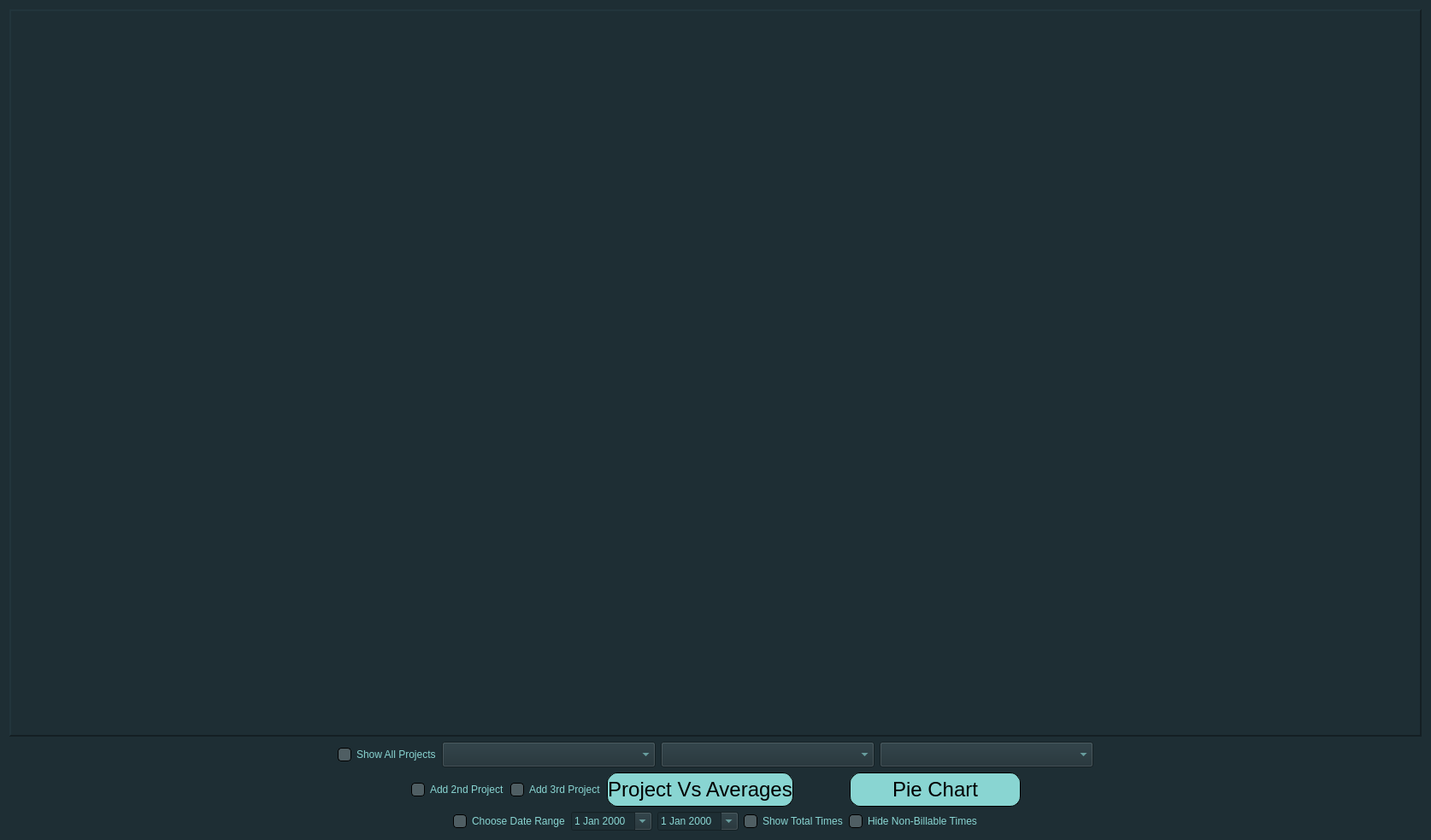
<?xml version="1.0" encoding="UTF-8"?>
<ui version="4.0">
 <class>PhaseAveragesWindow</class>
 <widget class="QWidget" name="PhaseAveragesWindow">
  <property name="geometry">
   <rect>
    <x>0</x>
    <y>0</y>
    <width>1674</width>
    <height>983</height>
   </rect>
  </property>
  <property name="windowTitle">
   <string>Form</string>
  </property>
  <property name="styleSheet">
   <string notr="true">QWidget{
	background-color: #1E2E34;
}
QComboBox{
	color: #89D5D2;
	background-color: #1E2E34;
}
QComboBox QAbstractItemView{
	color: #89D5D2;
	background-color: #1E2E34;
}
QCheckBox::indicator {
	background-color: #4F5E63;
	border-radius: 4px;
	border: 1px solid black;
	width: 14px;
	height: 14px;
}
QCheckBox::indicator::checked{
	background-color: #008080;
	border-radius: 4px;
	border: 1px solid black;
	width: 14px;
	height: 14px;
}
QHeaderView::section {
	color: white;
	background-color: #1E2E34;
	border: 1px solid black;
}
QTimeEdit{
	color: #89D5D2;
	background-color: #1E2E34;
}</string>
  </property>
  <layout class="QVBoxLayout" name="verticalLayout">
   <item>
    <widget class="QFrame" name="phaseHoursFrame">
     <property name="sizePolicy">
      <sizepolicy hsizetype="Expanding" vsizetype="Expanding">
       <horstretch>0</horstretch>
       <verstretch>0</verstretch>
      </sizepolicy>
     </property>
     <property name="frameShape">
      <enum>QFrame::Shape::Panel</enum>
     </property>
     <property name="frameShadow">
      <enum>QFrame::Shadow::Raised</enum>
     </property>
     <property name="lineWidth">
      <number>2</number>
     </property>
     <property name="midLineWidth">
      <number>1</number>
     </property>
     <layout class="QGridLayout" name="gridLayout">
      <item row="0" column="0">
       <widget class="AnalyticsChartDesigner" name="PhaseAverageWidget" native="true"/>
      </item>
     </layout>
    </widget>
   </item>
   <item>
    <layout class="QHBoxLayout" name="horizontalLayout">
     <item>
      <spacer name="horizontalSpacer">
       <property name="orientation">
        <enum>Qt::Orientation::Horizontal</enum>
       </property>
       <property name="sizeType">
        <enum>QSizePolicy::Policy::Expanding</enum>
       </property>
       <property name="sizeHint" stdset="0">
        <size>
         <width>200</width>
         <height>20</height>
        </size>
       </property>
      </spacer>
     </item>
     <item>
      <widget class="QCheckBox" name="ShowAllProjectsChkBx">
       <property name="styleSheet">
        <string notr="true">QCheckBox{
	color : #89D5D2;
}</string>
       </property>
       <property name="text">
        <string>Show All Projects</string>
       </property>
      </widget>
     </item>
     <item>
      <widget class="QComboBox" name="ProjectComboBox">
       <property name="sizePolicy">
        <sizepolicy hsizetype="Fixed" vsizetype="Fixed">
         <horstretch>150</horstretch>
         <verstretch>150</verstretch>
        </sizepolicy>
       </property>
       <property name="minimumSize">
        <size>
         <width>250</width>
         <height>30</height>
        </size>
       </property>
      </widget>
     </item>
     <item>
      <widget class="QComboBox" name="Project2ComboBox">
       <property name="sizePolicy">
        <sizepolicy hsizetype="Fixed" vsizetype="Fixed">
         <horstretch>150</horstretch>
         <verstretch>200</verstretch>
        </sizepolicy>
       </property>
       <property name="minimumSize">
        <size>
         <width>250</width>
         <height>30</height>
        </size>
       </property>
      </widget>
     </item>
     <item>
      <widget class="QComboBox" name="Project3ComboBox">
       <property name="sizePolicy">
        <sizepolicy hsizetype="Fixed" vsizetype="Fixed">
         <horstretch>150</horstretch>
         <verstretch>200</verstretch>
        </sizepolicy>
       </property>
       <property name="minimumSize">
        <size>
         <width>250</width>
         <height>30</height>
        </size>
       </property>
      </widget>
     </item>
     <item>
      <spacer name="horizontalSpacer_2">
       <property name="orientation">
        <enum>Qt::Orientation::Horizontal</enum>
       </property>
       <property name="sizeHint" stdset="0">
        <size>
         <width>300</width>
         <height>20</height>
        </size>
       </property>
      </spacer>
     </item>
    </layout>
   </item>
   <item>
    <layout class="QHBoxLayout" name="horizontalLayout_2">
     <item>
      <spacer name="horizontalSpacer_3">
       <property name="orientation">
        <enum>Qt::Orientation::Horizontal</enum>
       </property>
       <property name="sizeType">
        <enum>QSizePolicy::Policy::MinimumExpanding</enum>
       </property>
       <property name="sizeHint" stdset="0">
        <size>
         <width>230</width>
         <height>20</height>
        </size>
       </property>
      </spacer>
     </item>
     <item>
      <widget class="QCheckBox" name="Show2ndProjectChkBx">
       <property name="styleSheet">
        <string notr="true">QCheckBox{
	color : #89D5D2;
}</string>
       </property>
       <property name="text">
        <string>Add 2nd Project</string>
       </property>
      </widget>
     </item>
     <item>
      <widget class="QCheckBox" name="Show3rdProjectChkBx">
       <property name="styleSheet">
        <string notr="true">QCheckBox{
	color : #89D5D2;
}</string>
       </property>
       <property name="text">
        <string>Add 3rd Project</string>
       </property>
      </widget>
     </item>
     <item>
      <widget class="QPushButton" name="ProjectVsAveragesBtn">
       <property name="sizePolicy">
        <sizepolicy hsizetype="Fixed" vsizetype="Fixed">
         <horstretch>20</horstretch>
         <verstretch>0</verstretch>
        </sizepolicy>
       </property>
       <property name="minimumSize">
        <size>
         <width>200</width>
         <height>40</height>
        </size>
       </property>
       <property name="font">
        <font>
         <pointsize>18</pointsize>
        </font>
       </property>
       <property name="styleSheet">
        <string notr="true">QPushButton{
	border-radius: 12px;
	border: 1px solid black;
	background-color: #89D5D2;
	color: black;
}

QPushButton:hover{
	background-color: #6FB5B2;
}

QPushButton:pressed {
	background-color: #5A9695
}</string>
       </property>
       <property name="text">
        <string>Project Vs Averages</string>
       </property>
      </widget>
     </item>
     <item>
      <spacer name="horizontalSpacer_5">
       <property name="orientation">
        <enum>Qt::Orientation::Horizontal</enum>
       </property>
       <property name="sizeType">
        <enum>QSizePolicy::Policy::Fixed</enum>
       </property>
       <property name="sizeHint" stdset="0">
        <size>
         <width>60</width>
         <height>20</height>
        </size>
       </property>
      </spacer>
     </item>
     <item>
      <widget class="QPushButton" name="PieToBarBtn">
       <property name="sizePolicy">
        <sizepolicy hsizetype="Fixed" vsizetype="Fixed">
         <horstretch>20</horstretch>
         <verstretch>0</verstretch>
        </sizepolicy>
       </property>
       <property name="minimumSize">
        <size>
         <width>200</width>
         <height>40</height>
        </size>
       </property>
       <property name="font">
        <font>
         <pointsize>18</pointsize>
        </font>
       </property>
       <property name="styleSheet">
        <string notr="true">QPushButton{
	border-radius: 12px;
	border: 1px solid black;
	background-color: #89D5D2;
	color: black;
}

QPushButton:hover{
	background-color: #6FB5B2;
}

QPushButton:pressed {
	background-color: #5A9695
}</string>
       </property>
       <property name="text">
        <string>Pie Chart</string>
       </property>
      </widget>
     </item>
     <item>
      <spacer name="horizontalSpacer_4">
       <property name="orientation">
        <enum>Qt::Orientation::Horizontal</enum>
       </property>
       <property name="sizeType">
        <enum>QSizePolicy::Policy::MinimumExpanding</enum>
       </property>
       <property name="sizeHint" stdset="0">
        <size>
         <width>370</width>
         <height>20</height>
        </size>
       </property>
      </spacer>
     </item>
    </layout>
   </item>
   <item>
    <layout class="QHBoxLayout" name="horizontalLayout_3">
     <item>
      <spacer name="horizontalSpacer_6">
       <property name="orientation">
        <enum>Qt::Orientation::Horizontal</enum>
       </property>
       <property name="sizeType">
        <enum>QSizePolicy::Policy::MinimumExpanding</enum>
       </property>
       <property name="sizeHint" stdset="0">
        <size>
         <width>400</width>
         <height>20</height>
        </size>
       </property>
      </spacer>
     </item>
     <item>
      <widget class="QCheckBox" name="ChoseDateChkBx">
       <property name="styleSheet">
        <string notr="true">QCheckBox{
	color : #89D5D2;
}</string>
       </property>
       <property name="text">
        <string>Choose Date Range</string>
       </property>
      </widget>
     </item>
     <item>
      <widget class="QDateEdit" name="StartDateEdit">
       <property name="sizePolicy">
        <sizepolicy hsizetype="Fixed" vsizetype="Fixed">
         <horstretch>30</horstretch>
         <verstretch>0</verstretch>
        </sizepolicy>
       </property>
       <property name="styleSheet">
        <string notr="true">QDateEdit{
	color: #89D5D2;
	background-color: #1E2E34;
}
QCalendarWidget QAbstractItemView {
    background-color: #1E2E34;
    color: #89D5D2;
}
QCalendarWidget QWidget {
    background-color: #1E2E34;
    color: #89D5D2;
}

QCalendarWidget QToolButton {
    color: #89D5D2;
    background-color: #1E2E34;
}

QCalendarWidget QAbstractItemView:enabled {
    color: #89D5D2;
    background-color: #1E2E34;
    selection-background-color: #4F5E63;
    selection-color: #89D5D2;
}
QCalendarWidget QHeaderView {
    color: #89D5D2;
    background-color: #1E2E34;
}

QCalendarWidget qt_calendar_calendarview QHeaderView::section {
    color: #89D5D2;
    background-color: #1E2E34;
}</string>
       </property>
       <property name="currentSection">
        <enum>QDateTimeEdit::Section::MonthSection</enum>
       </property>
       <property name="calendarPopup">
        <bool>true</bool>
       </property>
      </widget>
     </item>
     <item>
      <widget class="QDateEdit" name="EndDateEdit">
       <property name="sizePolicy">
        <sizepolicy hsizetype="Fixed" vsizetype="Fixed">
         <horstretch>20</horstretch>
         <verstretch>0</verstretch>
        </sizepolicy>
       </property>
       <property name="styleSheet">
        <string notr="true">QDateEdit{
	color: #89D5D2;
	background-color: #1E2E34;
}
QCalendarWidget QAbstractItemView {
    background-color: #1E2E34;
    color: #89D5D2;
}
QCalendarWidget QWidget {
    background-color: #1E2E34;
    color: #89D5D2;
}

QCalendarWidget QToolButton {
    color: #89D5D2;
    background-color: #1E2E34;
}

QCalendarWidget QAbstractItemView:enabled {
    color: #89D5D2;
    background-color: #1E2E34;
    selection-background-color: #4F5E63;
    selection-color: #89D5D2;
}
QCalendarWidget QHeaderView {
    color: #89D5D2;
    background-color: #1E2E34;
}

QCalendarWidget qt_calendar_calendarview QHeaderView::section {
    color: #89D5D2;
    background-color: #1E2E34;
}</string>
       </property>
       <property name="calendarPopup">
        <bool>true</bool>
       </property>
      </widget>
     </item>
     <item>
      <widget class="QCheckBox" name="AvgTotalTimeChkBx">
       <property name="styleSheet">
        <string notr="true">QCheckBox{
	color : #89D5D2;
}</string>
       </property>
       <property name="text">
        <string>Show Total Times</string>
       </property>
      </widget>
     </item>
     <item>
      <widget class="QCheckBox" name="NonBillableTimesChkBx">
       <property name="styleSheet">
        <string notr="true">QCheckBox{
	color : #89D5D2;
}</string>
       </property>
       <property name="text">
        <string>Hide Non-Billable Times</string>
       </property>
      </widget>
     </item>
     <item>
      <spacer name="horizontalSpacer_7">
       <property name="orientation">
        <enum>Qt::Orientation::Horizontal</enum>
       </property>
       <property name="sizeHint" stdset="0">
        <size>
         <width>40</width>
         <height>20</height>
        </size>
       </property>
      </spacer>
     </item>
    </layout>
   </item>
  </layout>
 </widget>
 <customwidgets>
  <customwidget>
   <class>AnalyticsChartDesigner</class>
   <extends>QWidget</extends>
   <header>architectsLog_analytics</header>
   <container>1</container>
  </customwidget>
 </customwidgets>
 <resources/>
 <connections/>
</ui>
